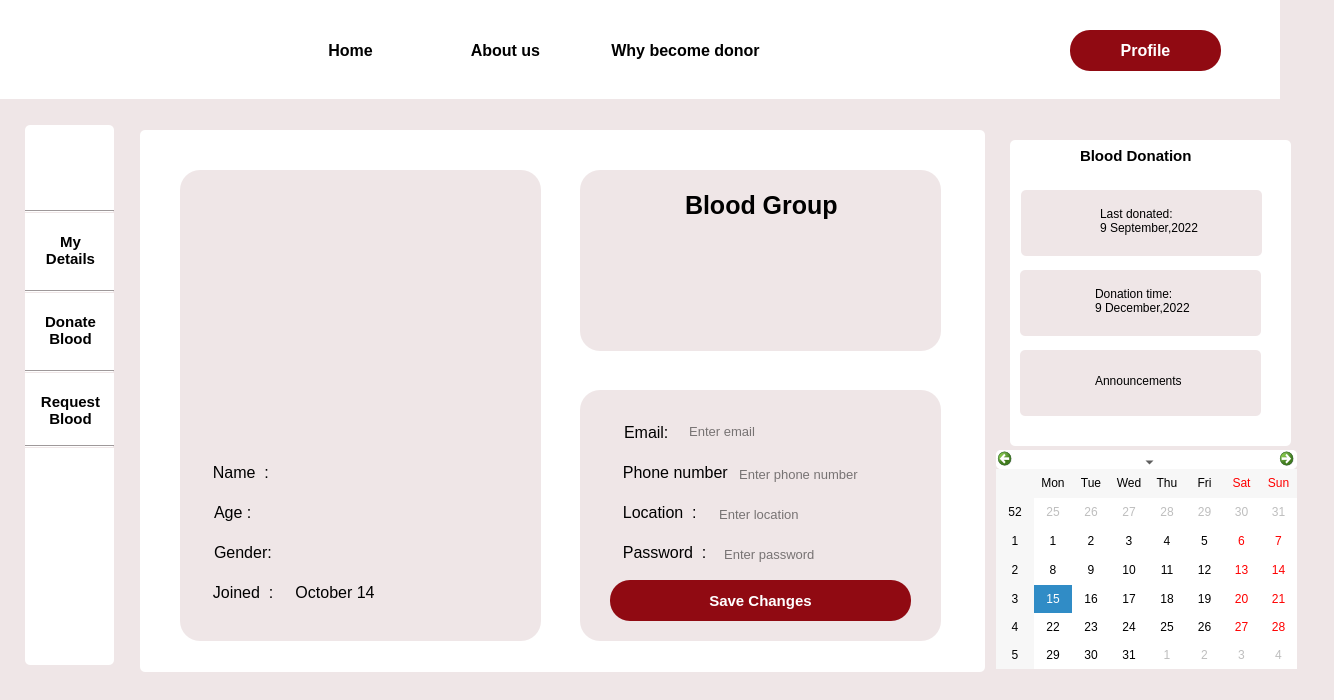
<?xml version="1.0" encoding="UTF-8"?>
<ui version="4.0">
 <class>change_information</class>
 <widget class="QDialog" name="change_information">
  <property name="geometry">
   <rect>
    <x>0</x>
    <y>0</y>
    <width>1334</width>
    <height>700</height>
   </rect>
  </property>
  <property name="windowTitle">
   <string>Dialog</string>
  </property>
  <property name="styleSheet">
   <string notr="true">background-color: #EFE6E7;
</string>
  </property>
  <widget class="Line" name="line_3">
   <property name="geometry">
    <rect>
     <x>25</x>
     <y>370</y>
     <width>89</width>
     <height>3</height>
    </rect>
   </property>
   <property name="orientation">
    <enum>Qt::Horizontal</enum>
   </property>
  </widget>
  <widget class="QLabel" name="gender_2">
   <property name="geometry">
    <rect>
     <x>210</x>
     <y>540</y>
     <width>81</width>
     <height>31</height>
    </rect>
   </property>
   <property name="font">
    <font>
     <pointsize>12</pointsize>
    </font>
   </property>
   <property name="cursor">
    <cursorShape>PointingHandCursor</cursorShape>
   </property>
   <property name="styleSheet">
    <string notr="true">border:none;
background-color: rgba(0,0,0,0);
padding-bottom:7px;</string>
   </property>
   <property name="text">
    <string>Gender:</string>
   </property>
  </widget>
  <widget class="QLabel" name="gender">
   <property name="geometry">
    <rect>
     <x>290</x>
     <y>540</y>
     <width>221</width>
     <height>31</height>
    </rect>
   </property>
   <property name="font">
    <font>
     <pointsize>12</pointsize>
    </font>
   </property>
   <property name="cursor">
    <cursorShape>PointingHandCursor</cursorShape>
   </property>
   <property name="styleSheet">
    <string notr="true">border:none;
background-color: rgba(0,0,0,0);
padding-bottom:7px;</string>
   </property>
   <property name="text">
    <string/>
   </property>
  </widget>
  <widget class="QLabel" name="password_2">
   <property name="geometry">
    <rect>
     <x>610</x>
     <y>540</y>
     <width>101</width>
     <height>31</height>
    </rect>
   </property>
   <property name="font">
    <font>
     <pointsize>12</pointsize>
    </font>
   </property>
   <property name="cursor">
    <cursorShape>PointingHandCursor</cursorShape>
   </property>
   <property name="styleSheet">
    <string notr="true">border:none;
background-color: rgba(0,0,0,0);
padding-bottom:7px;</string>
   </property>
   <property name="text">
    <string>  Password  : </string>
   </property>
  </widget>
  <widget class="QPushButton" name="pushButton_2">
   <property name="geometry">
    <rect>
     <x>610</x>
     <y>580</y>
     <width>301</width>
     <height>41</height>
    </rect>
   </property>
   <property name="font">
    <font>
     <pointsize>11</pointsize>
     <bold>true</bold>
    </font>
   </property>
   <property name="cursor">
    <cursorShape>PointingHandCursor</cursorShape>
   </property>
   <property name="styleSheet">
    <string notr="true">*{border-radius: 20px;
background-color: rgb(144, 10, 18);
	color: rgb(255, 255, 255);
}

#pushButton_2::hover
{
background-color:white;
	color: rgb(144, 10, 18);
}</string>
   </property>
   <property name="text">
    <string>Save Changes</string>
   </property>
  </widget>
  <widget class="QLabel" name="label_6">
   <property name="geometry">
    <rect>
     <x>180</x>
     <y>170</y>
     <width>361</width>
     <height>471</height>
    </rect>
   </property>
   <property name="cursor">
    <cursorShape>PointingHandCursor</cursorShape>
   </property>
   <property name="styleSheet">
    <string notr="true">border-image: url(:/Images/background.png);
border-radius:20px;</string>
   </property>
   <property name="text">
    <string/>
   </property>
  </widget>
  <widget class="QLabel" name="name">
   <property name="geometry">
    <rect>
     <x>290</x>
     <y>460</y>
     <width>201</width>
     <height>31</height>
    </rect>
   </property>
   <property name="font">
    <font>
     <pointsize>12</pointsize>
    </font>
   </property>
   <property name="cursor">
    <cursorShape>PointingHandCursor</cursorShape>
   </property>
   <property name="styleSheet">
    <string notr="true">border:none;
background-color: rgba(0,0,0,0);
padding-bottom:7px;</string>
   </property>
   <property name="text">
    <string/>
   </property>
  </widget>
  <widget class="QLabel" name="age_2">
   <property name="geometry">
    <rect>
     <x>210</x>
     <y>500</y>
     <width>61</width>
     <height>31</height>
    </rect>
   </property>
   <property name="font">
    <font>
     <pointsize>12</pointsize>
    </font>
   </property>
   <property name="cursor">
    <cursorShape>PointingHandCursor</cursorShape>
   </property>
   <property name="styleSheet">
    <string notr="true">border:none;
background-color: rgba(0,0,0,0);
padding-bottom:7px;</string>
   </property>
   <property name="text">
    <string>Age :</string>
   </property>
  </widget>
  <widget class="QLabel" name="label_8">
   <property name="geometry">
    <rect>
     <x>580</x>
     <y>170</y>
     <width>361</width>
     <height>181</height>
    </rect>
   </property>
   <property name="cursor">
    <cursorShape>PointingHandCursor</cursorShape>
   </property>
   <property name="styleSheet">
    <string notr="true">border-image: url(:/Images/background.png);
border-radius:20px;</string>
   </property>
   <property name="text">
    <string/>
   </property>
  </widget>
  <widget class="QLabel" name="label_24">
   <property name="geometry">
    <rect>
     <x>1021</x>
     <y>190</y>
     <width>241</width>
     <height>66</height>
    </rect>
   </property>
   <property name="cursor">
    <cursorShape>PointingHandCursor</cursorShape>
   </property>
   <property name="styleSheet">
    <string notr="true">border-radius:5px;</string>
   </property>
   <property name="text">
    <string/>
   </property>
  </widget>
  <widget class="QLabel" name="label">
   <property name="geometry">
    <rect>
     <x>0</x>
     <y>0</y>
     <width>1280</width>
     <height>99</height>
    </rect>
   </property>
   <property name="styleSheet">
    <string notr="true">background-color: rgb(255, 255, 255);</string>
   </property>
   <property name="text">
    <string/>
   </property>
  </widget>
  <widget class="QPushButton" name="home">
   <property name="geometry">
    <rect>
     <x>300</x>
     <y>30</y>
     <width>101</width>
     <height>41</height>
    </rect>
   </property>
   <property name="font">
    <font>
     <pointsize>12</pointsize>
     <bold>true</bold>
    </font>
   </property>
   <property name="cursor">
    <cursorShape>PointingHandCursor</cursorShape>
   </property>
   <property name="styleSheet">
    <string notr="true">#home

{
 background-color:rgb(255, 255, 255);
border-radius:0.5px;
}

#home::hover
{border-bottom :3px solid rgb(144, 10, 18);
color: rgb(144, 10, 18);
}</string>
   </property>
   <property name="text">
    <string>Home</string>
   </property>
  </widget>
  <widget class="Line" name="line_4">
   <property name="geometry">
    <rect>
     <x>25</x>
     <y>445</y>
     <width>89</width>
     <height>3</height>
    </rect>
   </property>
   <property name="orientation">
    <enum>Qt::Horizontal</enum>
   </property>
  </widget>
  <widget class="QLabel" name="label_14">
   <property name="geometry">
    <rect>
     <x>200</x>
     <y>580</y>
     <width>301</width>
     <height>31</height>
    </rect>
   </property>
   <property name="font">
    <font>
     <pointsize>12</pointsize>
    </font>
   </property>
   <property name="cursor">
    <cursorShape>PointingHandCursor</cursorShape>
   </property>
   <property name="styleSheet">
    <string notr="true">border:none;
background-color: rgba(0,0,0,0);
padding-bottom:7px;</string>
   </property>
   <property name="text">
    <string>  Joined  :     October 14</string>
   </property>
  </widget>
  <widget class="QLabel" name="label_31">
   <property name="geometry">
    <rect>
     <x>1095</x>
     <y>280</y>
     <width>131</width>
     <height>41</height>
    </rect>
   </property>
   <property name="cursor">
    <cursorShape>PointingHandCursor</cursorShape>
   </property>
   <property name="styleSheet">
    <string notr="true">
#label_31::hover
{

	color: rgb(144, 10, 18);
}</string>
   </property>
   <property name="text">
    <string>Donation time:
9 December,2022</string>
   </property>
  </widget>
  <widget class="QLabel" name="label_23">
   <property name="geometry">
    <rect>
     <x>1080</x>
     <y>140</y>
     <width>141</width>
     <height>31</height>
    </rect>
   </property>
   <property name="font">
    <font>
     <pointsize>11</pointsize>
     <bold>true</bold>
    </font>
   </property>
   <property name="styleSheet">
    <string notr="true">background-color: rgb(255, 255, 255);</string>
   </property>
   <property name="text">
    <string>Blood Donation </string>
   </property>
  </widget>
  <widget class="QCalendarWidget" name="calendarWidget">
   <property name="geometry">
    <rect>
     <x>996</x>
     <y>450</y>
     <width>301</width>
     <height>219</height>
    </rect>
   </property>
   <property name="cursor">
    <cursorShape>PointingHandCursor</cursorShape>
   </property>
   <property name="styleSheet">
    <string notr="true">background-color: rgb(255, 255, 255);
border-radius:5px;</string>
   </property>
  </widget>
  <widget class="QLabel" name="email_2">
   <property name="geometry">
    <rect>
     <x>620</x>
     <y>420</y>
     <width>61</width>
     <height>31</height>
    </rect>
   </property>
   <property name="font">
    <font>
     <pointsize>12</pointsize>
    </font>
   </property>
   <property name="cursor">
    <cursorShape>PointingHandCursor</cursorShape>
   </property>
   <property name="styleSheet">
    <string notr="true">border:none;
background-color: rgba(0,0,0,0);
padding-bottom:7px;</string>
   </property>
   <property name="text">
    <string>Email:</string>
   </property>
  </widget>
  <widget class="QLabel" name="label_9">
   <property name="geometry">
    <rect>
     <x>580</x>
     <y>390</y>
     <width>361</width>
     <height>251</height>
    </rect>
   </property>
   <property name="cursor">
    <cursorShape>PointingHandCursor</cursorShape>
   </property>
   <property name="styleSheet">
    <string notr="true">border-image: url(:/Images/background.png);
border-radius:20px;</string>
   </property>
   <property name="text">
    <string/>
   </property>
  </widget>
  <widget class="QLabel" name="label_25">
   <property name="geometry">
    <rect>
     <x>1020</x>
     <y>350</y>
     <width>241</width>
     <height>66</height>
    </rect>
   </property>
   <property name="cursor">
    <cursorShape>PointingHandCursor</cursorShape>
   </property>
   <property name="styleSheet">
    <string notr="true">border-radius:5px;</string>
   </property>
   <property name="text">
    <string/>
   </property>
  </widget>
  <widget class="QPushButton" name="why">
   <property name="geometry">
    <rect>
     <x>570</x>
     <y>30</y>
     <width>231</width>
     <height>41</height>
    </rect>
   </property>
   <property name="font">
    <font>
     <pointsize>12</pointsize>
     <bold>true</bold>
    </font>
   </property>
   <property name="cursor">
    <cursorShape>PointingHandCursor</cursorShape>
   </property>
   <property name="styleSheet">
    <string notr="true">#why

{
 background-color:rgb(255, 255, 255);
border-radius:0.5px;
}

#why::hover
{border-bottom :3px solid rgb(144, 10, 18);
color: rgb(144, 10, 18);
}</string>
   </property>
   <property name="text">
    <string>Why become donor</string>
   </property>
  </widget>
  <widget class="QPushButton" name="my_details_3">
   <property name="geometry">
    <rect>
     <x>30</x>
     <y>380</y>
     <width>81</width>
     <height>61</height>
    </rect>
   </property>
   <property name="font">
    <font>
     <pointsize>11</pointsize>
     <bold>true</bold>
    </font>
   </property>
   <property name="cursor">
    <cursorShape>PointingHandCursor</cursorShape>
   </property>
   <property name="styleSheet">
    <string notr="true">*{
 background-color:rgb(255, 255, 255);
border-radius:5px;}

#my_details_3::hover
{

	color: rgb(144, 10, 18);
}
</string>
   </property>
   <property name="text">
    <string>Request
Blood</string>
   </property>
  </widget>
  <widget class="Line" name="line_2">
   <property name="geometry">
    <rect>
     <x>25</x>
     <y>290</y>
     <width>89</width>
     <height>3</height>
    </rect>
   </property>
   <property name="orientation">
    <enum>Qt::Horizontal</enum>
   </property>
  </widget>
  <widget class="QLabel" name="label_27">
   <property name="geometry">
    <rect>
     <x>1030</x>
     <y>200</y>
     <width>51</width>
     <height>41</height>
    </rect>
   </property>
   <property name="cursor">
    <cursorShape>PointingHandCursor</cursorShape>
   </property>
   <property name="styleSheet">
    <string notr="true">border-image: url(:/img/Images/Donor.png);</string>
   </property>
   <property name="text">
    <string/>
   </property>
  </widget>
  <widget class="QLabel" name="label_3">
   <property name="geometry">
    <rect>
     <x>140</x>
     <y>130</y>
     <width>845</width>
     <height>542</height>
    </rect>
   </property>
   <property name="styleSheet">
    <string notr="true">background-color: rgb(255, 255, 255);
border-radius:5px;</string>
   </property>
   <property name="text">
    <string/>
   </property>
  </widget>
  <widget class="QLabel" name="phone_number_2">
   <property name="geometry">
    <rect>
     <x>610</x>
     <y>460</y>
     <width>151</width>
     <height>31</height>
    </rect>
   </property>
   <property name="font">
    <font>
     <pointsize>12</pointsize>
    </font>
   </property>
   <property name="cursor">
    <cursorShape>PointingHandCursor</cursorShape>
   </property>
   <property name="styleSheet">
    <string notr="true">border:none;
background-color: rgba(0,0,0,0);
padding-bottom:7px;</string>
   </property>
   <property name="text">
    <string>  Phone number  : </string>
   </property>
  </widget>
  <widget class="Line" name="line">
   <property name="geometry">
    <rect>
     <x>25</x>
     <y>210</y>
     <width>89</width>
     <height>3</height>
    </rect>
   </property>
   <property name="orientation">
    <enum>Qt::Horizontal</enum>
   </property>
  </widget>
  <widget class="QLabel" name="label_32">
   <property name="geometry">
    <rect>
     <x>1095</x>
     <y>360</y>
     <width>131</width>
     <height>41</height>
    </rect>
   </property>
   <property name="cursor">
    <cursorShape>PointingHandCursor</cursorShape>
   </property>
   <property name="styleSheet">
    <string notr="true">
#label_32::hover
{

	color: rgb(144, 10, 18);
}</string>
   </property>
   <property name="text">
    <string>Announcements</string>
   </property>
  </widget>
  <widget class="QLabel" name="age">
   <property name="geometry">
    <rect>
     <x>290</x>
     <y>500</y>
     <width>221</width>
     <height>31</height>
    </rect>
   </property>
   <property name="font">
    <font>
     <pointsize>12</pointsize>
    </font>
   </property>
   <property name="cursor">
    <cursorShape>PointingHandCursor</cursorShape>
   </property>
   <property name="styleSheet">
    <string notr="true">border:none;
background-color: rgba(0,0,0,0);
padding-bottom:7px;</string>
   </property>
   <property name="text">
    <string/>
   </property>
  </widget>
  <widget class="QLabel" name="label_5">
   <property name="geometry">
    <rect>
     <x>40</x>
     <y>140</y>
     <width>63</width>
     <height>61</height>
    </rect>
   </property>
   <property name="cursor">
    <cursorShape>PointingHandCursor</cursorShape>
   </property>
   <property name="styleSheet">
    <string notr="true">background-color: rgb(255, 255, 255);
border-image: url(:/img/Images/Profile.png);</string>
   </property>
   <property name="text">
    <string/>
   </property>
  </widget>
  <widget class="QPushButton" name="about">
   <property name="geometry">
    <rect>
     <x>430</x>
     <y>30</y>
     <width>151</width>
     <height>41</height>
    </rect>
   </property>
   <property name="font">
    <font>
     <pointsize>12</pointsize>
     <bold>true</bold>
    </font>
   </property>
   <property name="cursor">
    <cursorShape>PointingHandCursor</cursorShape>
   </property>
   <property name="styleSheet">
    <string notr="true">#about

{
 background-color:rgb(255, 255, 255);
border-radius:0.5px;
}

#about::hover
{border-bottom :3px solid rgb(144, 10, 18);
color: rgb(144, 10, 18);
}</string>
   </property>
   <property name="text">
    <string>About us</string>
   </property>
  </widget>
  <widget class="QLabel" name="label_7">
   <property name="geometry">
    <rect>
     <x>30</x>
     <y>0</y>
     <width>81</width>
     <height>91</height>
    </rect>
   </property>
   <property name="styleSheet">
    <string notr="true">background-color:rgb(255, 255, 255);
border-image: url(:/img/Images/logo1.png);</string>
   </property>
   <property name="text">
    <string/>
   </property>
  </widget>
  <widget class="QLabel" name="label_30">
   <property name="geometry">
    <rect>
     <x>1100</x>
     <y>200</y>
     <width>131</width>
     <height>41</height>
    </rect>
   </property>
   <property name="cursor">
    <cursorShape>PointingHandCursor</cursorShape>
   </property>
   <property name="styleSheet">
    <string notr="true">
#label_30::hover
{

	color: rgb(144, 10, 18);
}</string>
   </property>
   <property name="text">
    <string>Last donated:
9 September,2022</string>
   </property>
  </widget>
  <widget class="QLabel" name="label_33">
   <property name="geometry">
    <rect>
     <x>685</x>
     <y>180</y>
     <width>201</width>
     <height>51</height>
    </rect>
   </property>
   <property name="font">
    <font>
     <pointsize>19</pointsize>
     <bold>true</bold>
    </font>
   </property>
   <property name="cursor">
    <cursorShape>PointingHandCursor</cursorShape>
   </property>
   <property name="styleSheet">
    <string notr="true">border-image: url(:/Images/background.png);</string>
   </property>
   <property name="text">
    <string>Blood Group</string>
   </property>
  </widget>
  <widget class="QLabel" name="label_29">
   <property name="geometry">
    <rect>
     <x>1030</x>
     <y>360</y>
     <width>51</width>
     <height>41</height>
    </rect>
   </property>
   <property name="cursor">
    <cursorShape>PointingHandCursor</cursorShape>
   </property>
   <property name="styleSheet">
    <string notr="true">border-image: url(:/img/Images/announcement.png);</string>
   </property>
   <property name="text">
    <string/>
   </property>
  </widget>
  <widget class="QLabel" name="blood_group">
   <property name="geometry">
    <rect>
     <x>710</x>
     <y>230</y>
     <width>121</width>
     <height>91</height>
    </rect>
   </property>
   <property name="font">
    <font>
     <pointsize>55</pointsize>
     <bold>true</bold>
    </font>
   </property>
   <property name="styleSheet">
    <string notr="true">border-image: url(:/Images/background.png);</string>
   </property>
   <property name="text">
    <string/>
   </property>
  </widget>
  <widget class="QLabel" name="name_2">
   <property name="geometry">
    <rect>
     <x>200</x>
     <y>460</y>
     <width>91</width>
     <height>31</height>
    </rect>
   </property>
   <property name="font">
    <font>
     <pointsize>12</pointsize>
    </font>
   </property>
   <property name="cursor">
    <cursorShape>PointingHandCursor</cursorShape>
   </property>
   <property name="styleSheet">
    <string notr="true">border:none;
background-color: rgba(0,0,0,0);
padding-bottom:7px;</string>
   </property>
   <property name="text">
    <string>  Name  : </string>
   </property>
  </widget>
  <widget class="QPushButton" name="my_details_2">
   <property name="geometry">
    <rect>
     <x>30</x>
     <y>220</y>
     <width>81</width>
     <height>61</height>
    </rect>
   </property>
   <property name="font">
    <font>
     <pointsize>11</pointsize>
     <bold>true</bold>
    </font>
   </property>
   <property name="cursor">
    <cursorShape>PointingHandCursor</cursorShape>
   </property>
   <property name="styleSheet">
    <string notr="true">#my_details_2


{
 background-color:rgb(255, 255, 255);
border-radius:5px;
}

#my_details_2::hover
{

	color: rgb(144, 10, 18);
}</string>
   </property>
   <property name="text">
    <string>My
Details</string>
   </property>
  </widget>
  <widget class="QPushButton" name="my_details_4">
   <property name="geometry">
    <rect>
     <x>30</x>
     <y>300</y>
     <width>81</width>
     <height>61</height>
    </rect>
   </property>
   <property name="font">
    <font>
     <pointsize>11</pointsize>
     <bold>true</bold>
    </font>
   </property>
   <property name="cursor">
    <cursorShape>PointingHandCursor</cursorShape>
   </property>
   <property name="styleSheet">
    <string notr="true">*{
 background-color:rgb(255, 255, 255);
border-radius:5px;}


#my_details_4::hover
{

	color: rgb(144, 10, 18);
}
</string>
   </property>
   <property name="text">
    <string>Donate
Blood</string>
   </property>
  </widget>
  <widget class="QLabel" name="location_1">
   <property name="geometry">
    <rect>
     <x>610</x>
     <y>500</y>
     <width>111</width>
     <height>31</height>
    </rect>
   </property>
   <property name="font">
    <font>
     <pointsize>12</pointsize>
    </font>
   </property>
   <property name="cursor">
    <cursorShape>PointingHandCursor</cursorShape>
   </property>
   <property name="styleSheet">
    <string notr="true">border:none;
background-color: rgba(0,0,0,0);
padding-bottom:7px;</string>
   </property>
   <property name="text">
    <string>  Location  :</string>
   </property>
  </widget>
  <widget class="QLabel" name="label_26">
   <property name="geometry">
    <rect>
     <x>1020</x>
     <y>270</y>
     <width>241</width>
     <height>66</height>
    </rect>
   </property>
   <property name="cursor">
    <cursorShape>PointingHandCursor</cursorShape>
   </property>
   <property name="styleSheet">
    <string notr="true">border-radius:5px;</string>
   </property>
   <property name="text">
    <string/>
   </property>
  </widget>
  <widget class="QLabel" name="label_28">
   <property name="geometry">
    <rect>
     <x>1030</x>
     <y>280</y>
     <width>51</width>
     <height>41</height>
    </rect>
   </property>
   <property name="cursor">
    <cursorShape>PointingHandCursor</cursorShape>
   </property>
   <property name="styleSheet">
    <string notr="true">border-image: url(:/img/Images/hospital.png);</string>
   </property>
   <property name="text">
    <string/>
   </property>
  </widget>
  <widget class="QLabel" name="label_2">
   <property name="geometry">
    <rect>
     <x>25</x>
     <y>125</y>
     <width>89</width>
     <height>540</height>
    </rect>
   </property>
   <property name="styleSheet">
    <string notr="true">background-color: rgb(255, 255, 255);
border-radius:5px;</string>
   </property>
   <property name="text">
    <string/>
   </property>
  </widget>
  <widget class="QLabel" name="label_10">
   <property name="geometry">
    <rect>
     <x>210</x>
     <y>210</y>
     <width>301</width>
     <height>201</height>
    </rect>
   </property>
   <property name="styleSheet">
    <string notr="true">border-image: url(:/Images/profile1.jfif);</string>
   </property>
   <property name="text">
    <string/>
   </property>
  </widget>
  <widget class="QPushButton" name="login">
   <property name="geometry">
    <rect>
     <x>1070</x>
     <y>30</y>
     <width>151</width>
     <height>41</height>
    </rect>
   </property>
   <property name="font">
    <font>
     <pointsize>12</pointsize>
     <bold>true</bold>
    </font>
   </property>
   <property name="cursor">
    <cursorShape>PointingHandCursor</cursorShape>
   </property>
   <property name="styleSheet">
    <string notr="true">#login
{
 background-color:rgb(144, 10, 18);
border-radius:20px;
	color: rgb(255, 255, 255);
}
#login::hover
{
background-color:white;
	color: rgb(144, 10, 18);
}</string>
   </property>
   <property name="text">
    <string>Profile</string>
   </property>
  </widget>
  <widget class="QLabel" name="label_4">
   <property name="geometry">
    <rect>
     <x>1010</x>
     <y>140</y>
     <width>281</width>
     <height>306</height>
    </rect>
   </property>
   <property name="styleSheet">
    <string notr="true">background-color: rgb(255, 255, 255);
border-radius:5px;</string>
   </property>
   <property name="text">
    <string/>
   </property>
  </widget>
  <widget class="QLineEdit" name="email">
   <property name="geometry">
    <rect>
     <x>680</x>
     <y>416</y>
     <width>221</width>
     <height>31</height>
    </rect>
   </property>
   <property name="font">
    <font>
     <pointsize>10</pointsize>
    </font>
   </property>
   <property name="cursor">
    <cursorShape>IBeamCursor</cursorShape>
   </property>
   <property name="styleSheet">
    <string notr="true">*
{
border-radius:5px;
	border-image: url(:/Images/background.png);
}</string>
   </property>
   <property name="text">
    <string/>
   </property>
   <property name="placeholderText">
    <string>  Enter email</string>
   </property>
  </widget>
  <widget class="QLineEdit" name="phone_number">
   <property name="geometry">
    <rect>
     <x>730</x>
     <y>459</y>
     <width>211</width>
     <height>31</height>
    </rect>
   </property>
   <property name="font">
    <font>
     <pointsize>10</pointsize>
    </font>
   </property>
   <property name="cursor">
    <cursorShape>IBeamCursor</cursorShape>
   </property>
   <property name="styleSheet">
    <string notr="true">*
{
border-radius:5px;
	border-image: url(:/Images/background.png);
}</string>
   </property>
   <property name="text">
    <string/>
   </property>
   <property name="placeholderText">
    <string>  Enter phone number</string>
   </property>
  </widget>
  <widget class="QLineEdit" name="location">
   <property name="geometry">
    <rect>
     <x>710</x>
     <y>499</y>
     <width>221</width>
     <height>31</height>
    </rect>
   </property>
   <property name="font">
    <font>
     <pointsize>10</pointsize>
    </font>
   </property>
   <property name="cursor">
    <cursorShape>IBeamCursor</cursorShape>
   </property>
   <property name="styleSheet">
    <string notr="true">*
{
border-radius:5px;
	border-image: url(:/Images/background.png);
}</string>
   </property>
   <property name="text">
    <string/>
   </property>
   <property name="placeholderText">
    <string>  Enter location</string>
   </property>
  </widget>
  <widget class="QLineEdit" name="password">
   <property name="geometry">
    <rect>
     <x>715</x>
     <y>539</y>
     <width>221</width>
     <height>31</height>
    </rect>
   </property>
   <property name="font">
    <font>
     <pointsize>10</pointsize>
    </font>
   </property>
   <property name="cursor">
    <cursorShape>IBeamCursor</cursorShape>
   </property>
   <property name="styleSheet">
    <string notr="true">*
{
border-radius:5px;
	border-image: url(:/Images/background.png);
}</string>
   </property>
   <property name="text">
    <string/>
   </property>
   <property name="placeholderText">
    <string>  Enter password</string>
   </property>
  </widget>
  <zorder>label_3</zorder>
  <zorder>label_6</zorder>
  <zorder>label_2</zorder>
  <zorder>label_4</zorder>
  <zorder>label_26</zorder>
  <zorder>label_8</zorder>
  <zorder>label_9</zorder>
  <zorder>line_3</zorder>
  <zorder>gender_2</zorder>
  <zorder>gender</zorder>
  <zorder>password_2</zorder>
  <zorder>name</zorder>
  <zorder>age_2</zorder>
  <zorder>label_24</zorder>
  <zorder>label</zorder>
  <zorder>home</zorder>
  <zorder>line_4</zorder>
  <zorder>label_14</zorder>
  <zorder>label_31</zorder>
  <zorder>label_23</zorder>
  <zorder>calendarWidget</zorder>
  <zorder>email_2</zorder>
  <zorder>label_25</zorder>
  <zorder>why</zorder>
  <zorder>my_details_3</zorder>
  <zorder>line_2</zorder>
  <zorder>label_27</zorder>
  <zorder>phone_number_2</zorder>
  <zorder>line</zorder>
  <zorder>label_32</zorder>
  <zorder>age</zorder>
  <zorder>label_5</zorder>
  <zorder>about</zorder>
  <zorder>label_7</zorder>
  <zorder>label_30</zorder>
  <zorder>label_33</zorder>
  <zorder>label_29</zorder>
  <zorder>blood_group</zorder>
  <zorder>name_2</zorder>
  <zorder>my_details_2</zorder>
  <zorder>my_details_4</zorder>
  <zorder>location_1</zorder>
  <zorder>label_28</zorder>
  <zorder>label_10</zorder>
  <zorder>login</zorder>
  <zorder>pushButton_2</zorder>
  <zorder>email</zorder>
  <zorder>phone_number</zorder>
  <zorder>location</zorder>
  <zorder>password</zorder>
 </widget>
 <resources/>
 <connections/>
</ui>
